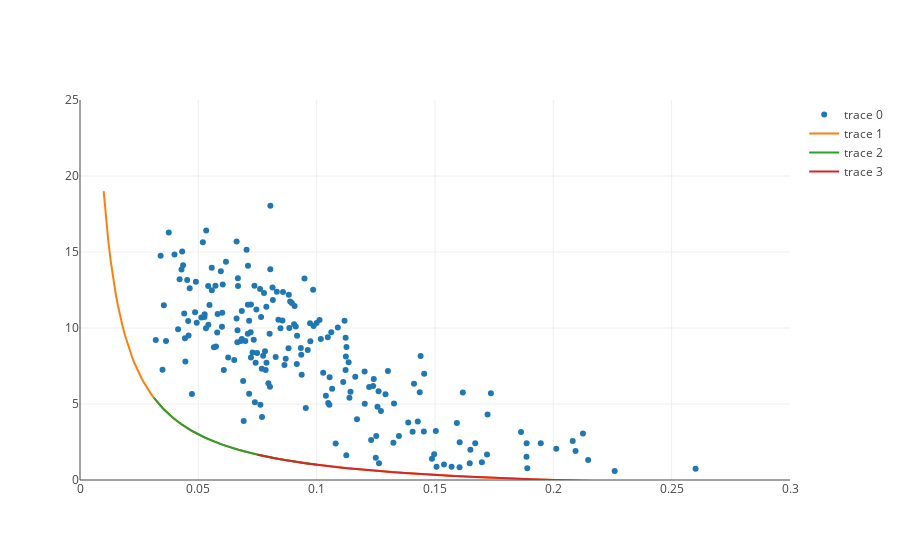

Write notebook code for a chart like this one.
### Code cell
sl_ratio = brg_data['gdr_spacing']/brg_data['length']

a = 10
b = 0.0

r = np.arange(0.01,0.3,0.001)
delta = (2/(a*(r-b)))-1
r1 = 60/np.arange(50*12,160*12,1)
delta1 = (2/(a*(r1-b)))-1
r2 = 144/np.arange(50*12,160*12,1)
delta2 = (2/(a*(r2-b)))-1

trace0 = py.graph_objs.Scatter(x = sl_ratio,y = tol_data['st1tol_LDabt'],mode = 'markers')
trace1 = py.graph_objs.Scatter(x = r[r>b],y = delta[r>b])
trace2 = py.graph_objs.Scatter(x = r1,y = delta1)
trace3 = py.graph_objs.Scatter(x = r2,y = delta2)

data = [trace0, trace1,trace2,trace3]
layout = py.graph_objs.Layout(xaxis=dict(range=[0, 0.3]),yaxis=dict(range=[0, 25]))

fig = py.graph_objs.Figure(data=data, layout=layout)
iplot(fig)

### Figure 1 — Plotly figure (JSON) as saved in the notebook; plotly's stock layout.template omitted (floating-point values rounded to 4 significant figures; data arrays with more than 128 entries replaced by an {"elided": "..."} marker saying what was removed)
{"data": [{"mode": "markers", "type": "scatter", "x": {"elided": "200 float values"}, "y": {"elided": "200 float values"}}, {"type": "scatter", "x": {"elided": "290 float values"}, "y": {"elided": "290 float values"}}, {"type": "scatter", "x": {"elided": "1320 float values"}, "y": {"elided": "1320 float values"}}, {"type": "scatter", "x": {"elided": "1320 float values"}, "y": {"elided": "1320 float values"}}], "layout": {"xaxis": {"range": [0, 0.3]}, "yaxis": {"range": [0, 25]}}}
